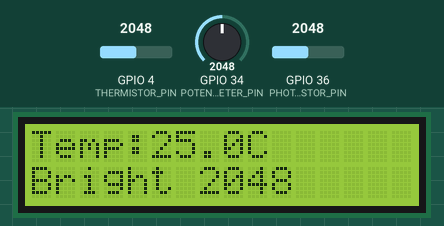
This sketch was run on a simulated ESP32. Parts: 16×2 character LCD. The inputs (shaded band) are chosen by the test bench; at power-on: GPIO 36 (PHOTORESISTOR_PIN) = 2048, GPIO 4 (THERMISTOR_PIN) = 2048, GPIO 34 (POTENTIOMETER_PIN) = 2048. What the sketch prints to the serial monitor is not drawn.

Above: at 3.2 s.
3.3 s: GPIO 36 (PHOTORESISTOR_PIN) set to 1960
At 5.6 s:
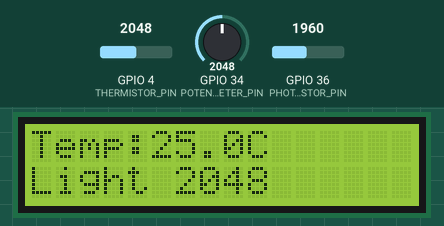
5.9 s: GPIO 36 (PHOTORESISTOR_PIN) set to 760
At 7.1 s:
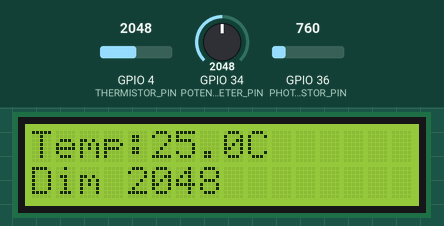
8.2 s: GPIO 36 (PHOTORESISTOR_PIN) set to 0
At 9.4 s:
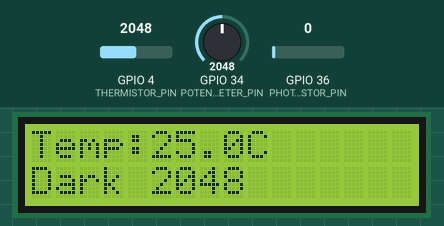
10.4 s: GPIO 36 (PHOTORESISTOR_PIN) set to 3240
At 12.4 s:
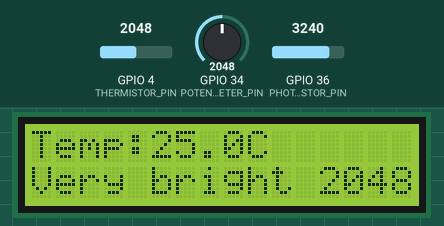
12.7 s: GPIO 4 (THERMISTOR_PIN) set to 1960
At 14.7 s:
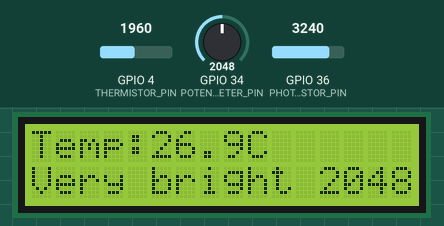
15.0 s: GPIO 34 (POTENTIOMETER_PIN) set to 1960
At 17.0 s:
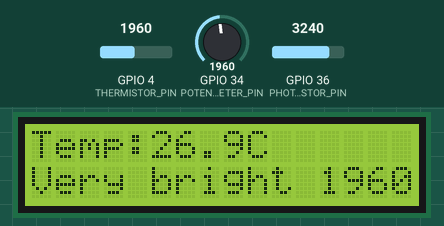
Timing chart, 0 to 18.3 s (numbered marks = the images above; inputs shaded):
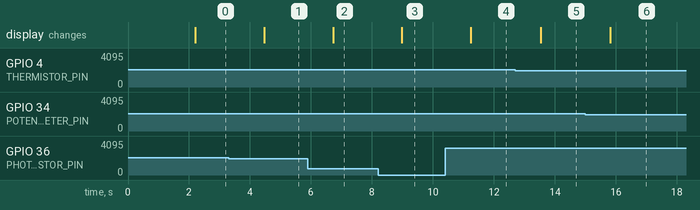

The sketch:

sketch.ino
```cpp
#include <Wire.h>
#include <LiquidCrystal_I2C.h>

#define THERMISTOR_PIN 4
#define PHOTORESISTOR_PIN 36
#define POTENTIOMETER_PIN 34  // ADC1_6

// Initialize LCD (address 0x27, 16 chars, 2 lines)
LiquidCrystal_I2C lcd(0x27, 16, 2);

// Function to convert light level to text description
const char* getLightDescription(int analogValue) {
  if (analogValue < 40) {
    return "Dark";
  } else if (analogValue < 800) {
    return "Dim";
  } else if (analogValue < 2000) {
    return "Light";
  } else if (analogValue < 3200) {
    return "Bright";
  } else {
    return "Very bright";
  }
}

void setup() {
  Serial.begin(9600);

  // Configure ADC
  analogSetAttenuation(ADC_11db);
  analogSetWidth(12); // Set ADC width to 12 bits

  // Initialize LCD
  Wire.begin();
  lcd.init();
  lcd.backlight();

  // Display initial message
  lcd.clear();
  lcd.setCursor(0, 0);
  lcd.print("Weather Station");
  delay(2000);
}

float floatMap(float x, float in_min, float in_max, float out_min, float out_max) {
  return (x - in_min) * (out_max - out_min) / (in_max - in_min) + out_min;
}

void updateDisplay(double tempC, const char* lightDesc, int rawPot, float potVoltage) {
  // First line: Temperature
  lcd.clear();
  lcd.setCursor(0, 0);
  lcd.print("Temp:");
  lcd.print(tempC, 1);
  lcd.print("C");

  // Second line: Light level and potentiometer
  lcd.setCursor(0, 1);
  lcd.print(lightDesc);
  lcd.print(" ");
  lcd.print(rawPot); // Show raw value for debugging
}

void loop() {
  // Temperature reading
  int adcValue = analogRead(THERMISTOR_PIN);
  double voltage = (float)adcValue / 4095.0 * 3.3;
  double Rt = 10 * voltage / (3.3 - voltage);
  double tempK = 1 / (1 / (273.15 + 25) + log(Rt / 10) / 3950.0);
  double tempC = tempK - 273.15;
  Serial.printf("ADC value : %d,\tVoltage : %.2fV, \tTemperature : %.2fC\n", adcValue, voltage, tempC);

  // Light sensor reading
  int analogValue = analogRead(PHOTORESISTOR_PIN);
  Serial.print("Analog Value = ");
  Serial.print(analogValue);
  const char* lightDesc = getLightDescription(analogValue);
  Serial.print(" => ");
  Serial.println(lightDesc);

  // Potentiometer reading - with more debug info
  int potentiometerValue = analogRead(POTENTIOMETER_PIN);
  float voltage2 = floatMap(potentiometerValue, 0, 4095, 0, 3.3);
  Serial.println("\nPotentiometer Debug Info:");
  Serial.printf("Raw ADC: %d\n", potentiometerValue);
  Serial.printf("Mapped Voltage: %.2fV\n", voltage2);
  Serial.printf("Pin Reading: %d\n", POTENTIOMETER_PIN);

  // Update LCD with all values
  updateDisplay(tempC, lightDesc, potentiometerValue, voltage2);

  delay(1000);
}
```

Measured:
- after the input at 3.3 s, the display: changes after 1.2 s (image 1)
- after the input at 5.9 s, the display: changes after 0.83 s (image 2)
- after the input at 8.2 s, the display: changes after 0.78 s (image 3)
- after the input at 10.4 s, the display: changes after 0.85 s (image 4)
- after the input at 12.7 s, the display: changes after 0.83 s (image 5)
- after the input at 15.0 s, the display: changes after 0.81 s (image 6)
